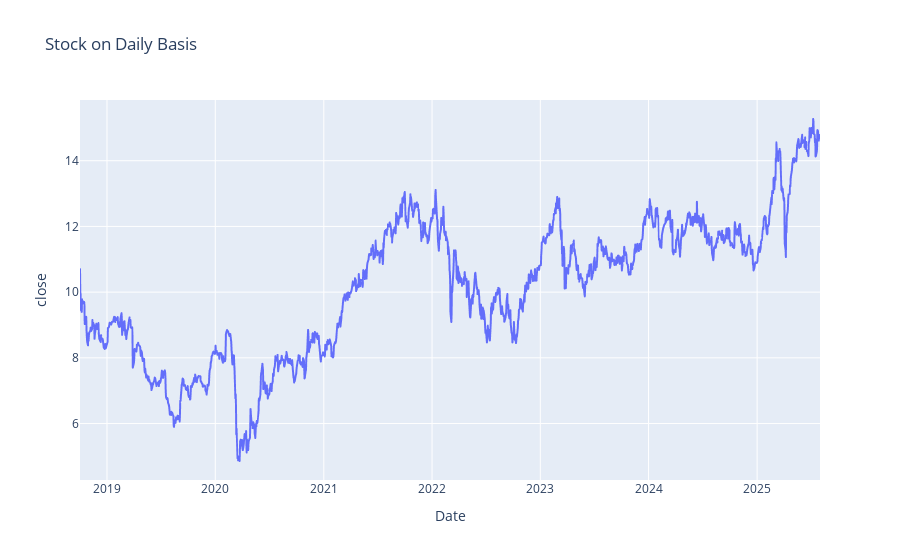

Here is the notebook cell this chart was saved with:
### Markdown cell above
### Check the chart

### Code cell
fig = px.line(df_stock, x="date", y="close", title="Stock on Daily Basis", 
              labels={"date": "Date"})

fig.show()

### Figure 1 — Plotly figure (JSON) as saved in the notebook; plotly's stock layout.template omitted (floating-point values rounded to 4 significant figures; data arrays with more than 128 entries replaced by an {"elided": "..."} marker saying what was removed)
{"data": [{"hovertemplate": "Date=%{x}<br>close=%{y}<extra></extra>", "legendgroup": "", "line": {"color": "#636efa", "dash": "solid"}, "marker": {"symbol": "circle"}, "mode": "lines", "name": "", "showlegend": false, "type": "scattergl", "x": {"elided": "1717 str values"}, "xaxis": "x", "y": {"elided": "1717 float values"}, "yaxis": "y"}], "layout": {"legend": {"tracegroupgap": 0}, "title": {"text": "Stock on Daily Basis"}, "xaxis": {"anchor": "y", "domain": [0, 1], "title": {"text": "Date"}}, "yaxis": {"anchor": "x", "domain": [0, 1], "title": {"text": "close"}}}}
